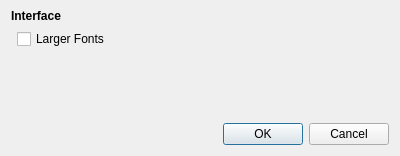
<?xml version="1.0" encoding="UTF-8"?>
<ui version="4.0">
 <class>SettingsDialog</class>
 <widget class="QDialog" name="SettingsDialog">
  <property name="geometry">
   <rect>
    <x>0</x>
    <y>0</y>
    <width>400</width>
    <height>156</height>
   </rect>
  </property>
  <property name="windowTitle">
   <string>Settings</string>
  </property>
  <property name="styleSheet">
   <string notr="true"/>
  </property>
  <layout class="QGridLayout" name="gridLayout">
   <property name="topMargin">
    <number>9</number>
   </property>
   <item row="1" column="1">
    <widget class="QCheckBox" name="chbox_larger_font">
     <property name="text">
      <string>Larger Fonts</string>
     </property>
    </widget>
   </item>
   <item row="2" column="1">
    <spacer name="vspacer">
     <property name="orientation">
      <enum>Qt::Vertical</enum>
     </property>
     <property name="sizeHint" stdset="0">
      <size>
       <width>20</width>
       <height>40</height>
      </size>
     </property>
    </spacer>
   </item>
   <item row="3" column="1">
    <widget class="QDialogButtonBox" name="buttonBox">
     <property name="styleSheet">
      <string notr="true">QPushButton{
	min-width: 70px;
}</string>
     </property>
     <property name="orientation">
      <enum>Qt::Horizontal</enum>
     </property>
     <property name="standardButtons">
      <set>QDialogButtonBox::Cancel|QDialogButtonBox::Ok</set>
     </property>
    </widget>
   </item>
   <item row="0" column="0" colspan="2">
    <widget class="QLabel" name="label_3">
     <property name="font">
      <font>
       <bold>true</bold>
      </font>
     </property>
     <property name="text">
      <string>Interface</string>
     </property>
    </widget>
   </item>
  </layout>
 </widget>
 <resources/>
 <connections>
  <connection>
   <sender>buttonBox</sender>
   <signal>accepted()</signal>
   <receiver>SettingsDialog</receiver>
   <slot>accept()</slot>
   <hints>
    <hint type="sourcelabel">
     <x>248</x>
     <y>254</y>
    </hint>
    <hint type="destinationlabel">
     <x>157</x>
     <y>274</y>
    </hint>
   </hints>
  </connection>
  <connection>
   <sender>buttonBox</sender>
   <signal>rejected()</signal>
   <receiver>SettingsDialog</receiver>
   <slot>reject()</slot>
   <hints>
    <hint type="sourcelabel">
     <x>316</x>
     <y>260</y>
    </hint>
    <hint type="destinationlabel">
     <x>286</x>
     <y>274</y>
    </hint>
   </hints>
  </connection>
 </connections>
</ui>
